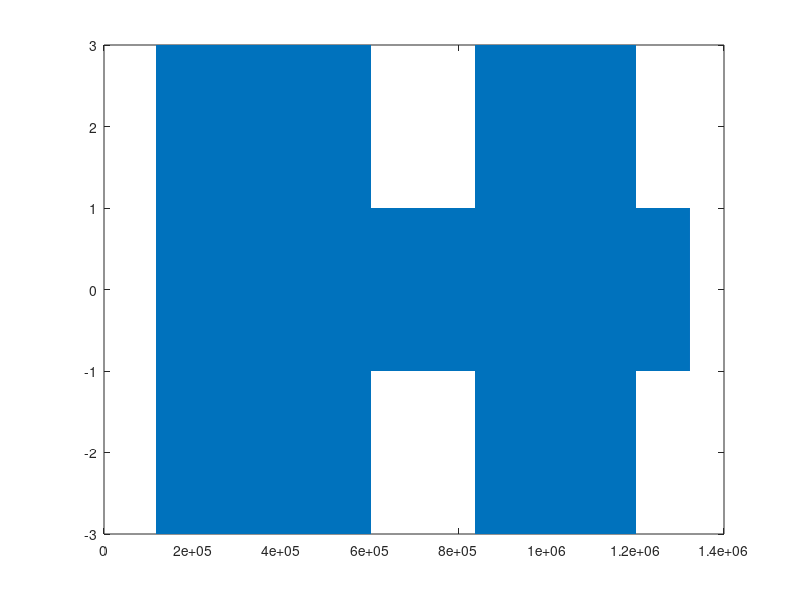

MATLAB code to generate this figure: (Note: a time limit stopped this script after it produced the figure.)
clc;
clear all;

%Initialization
Ts=0.001;
fc=5000;
bitl=12;
M=4;

%Bit Sequence
bit_s=zeros(1,bitl);
for ib=1:bitl
    if rand<0.5
        bit_s(ib)=0;
    else
        bit_s(ib)=1;
    end
end

%ASK modulation
t=0:0.0001:bitl;
lt=length(t);
s_bp=zeros(1,bitl*lt);
for ib=1:bitl-1
    if(M==2)
        if bit_s(ib)==0
            A=-1;
        else
            A=1;
        end
    else if(M==4)
            if bit_s(ib)==0 && bit_s(ib+1)==0
                A=-3;
            elseif bit_s(ib)==0 && bit_s(ib+1)==1
                A=-1;
            elseif bit_s(ib)==1 && bit_s(ib+1)==0
                A=1;
            elseif bit_s(ib)==1 && bit_s(ib+1)==1
                A=3;
                ib=ib+1;
            end
    end
    end
    for it=1:lt
        x(it)=A*cos(2*pi*fc*t(it));
        s_br(it)=1;
        s_bi(it)=0;
    end
    s_bp(1,(ib-1)*lt+1:ib*lt)=x(:);
    s_br(1,(ib-1)*lt+1:ib*lt)=x(:);
end
plot(s_br);
figure
plot(s_bp);


%PSK 
